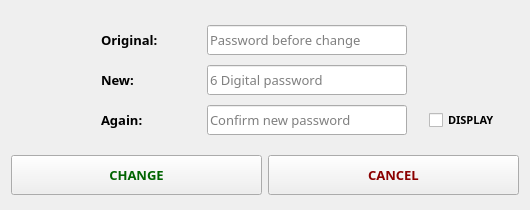
<?xml version="1.0" encoding="UTF-8"?>
<ui version="4.0">
 <class>ChangePwdDialog</class>
 <widget class="QDialog" name="ChangePwdDialog">
  <property name="geometry">
   <rect>
    <x>0</x>
    <y>0</y>
    <width>530</width>
    <height>210</height>
   </rect>
  </property>
  <property name="minimumSize">
   <size>
    <width>530</width>
    <height>210</height>
   </size>
  </property>
  <property name="maximumSize">
   <size>
    <width>535</width>
    <height>210</height>
   </size>
  </property>
  <property name="font">
   <font>
    <family>微软雅黑 Light</family>
    <pointsize>10</pointsize>
   </font>
  </property>
  <property name="windowTitle">
   <string>Change Password</string>
  </property>
  <layout class="QVBoxLayout" name="verticalLayout">
   <item>
    <spacer name="verticalSpacer_2">
     <property name="orientation">
      <enum>Qt::Vertical</enum>
     </property>
     <property name="sizeType">
      <enum>QSizePolicy::Fixed</enum>
     </property>
     <property name="sizeHint" stdset="0">
      <size>
       <width>20</width>
       <height>10</height>
      </size>
     </property>
    </spacer>
   </item>
   <item>
    <layout class="QHBoxLayout" name="horizontalLayout">
     <item>
      <spacer name="horizontalSpacer">
       <property name="orientation">
        <enum>Qt::Horizontal</enum>
       </property>
       <property name="sizeType">
        <enum>QSizePolicy::Fixed</enum>
       </property>
       <property name="sizeHint" stdset="0">
        <size>
         <width>90</width>
         <height>20</height>
        </size>
       </property>
      </spacer>
     </item>
     <item>
      <widget class="QLabel" name="lab_opwd">
       <property name="minimumSize">
        <size>
         <width>100</width>
         <height>30</height>
        </size>
       </property>
       <property name="maximumSize">
        <size>
         <width>80</width>
         <height>30</height>
        </size>
       </property>
       <property name="font">
        <font>
         <weight>75</weight>
         <bold>true</bold>
        </font>
       </property>
       <property name="text">
        <string>Original:</string>
       </property>
      </widget>
     </item>
     <item>
      <widget class="QLineEdit" name="edit_opwd">
       <property name="minimumSize">
        <size>
         <width>200</width>
         <height>30</height>
        </size>
       </property>
       <property name="maximumSize">
        <size>
         <width>200</width>
         <height>30</height>
        </size>
       </property>
       <property name="maxLength">
        <number>6</number>
       </property>
       <property name="echoMode">
        <enum>QLineEdit::Password</enum>
       </property>
       <property name="placeholderText">
        <string>Password before change</string>
       </property>
      </widget>
     </item>
     <item>
      <spacer name="horizontalSpacer_4">
       <property name="orientation">
        <enum>Qt::Horizontal</enum>
       </property>
       <property name="sizeHint" stdset="0">
        <size>
         <width>40</width>
         <height>20</height>
        </size>
       </property>
      </spacer>
     </item>
    </layout>
   </item>
   <item>
    <layout class="QHBoxLayout" name="horizontalLayout_2">
     <item>
      <spacer name="horizontalSpacer_2">
       <property name="orientation">
        <enum>Qt::Horizontal</enum>
       </property>
       <property name="sizeType">
        <enum>QSizePolicy::Fixed</enum>
       </property>
       <property name="sizeHint" stdset="0">
        <size>
         <width>90</width>
         <height>20</height>
        </size>
       </property>
      </spacer>
     </item>
     <item>
      <widget class="QLabel" name="lab_npwd">
       <property name="minimumSize">
        <size>
         <width>100</width>
         <height>30</height>
        </size>
       </property>
       <property name="maximumSize">
        <size>
         <width>80</width>
         <height>30</height>
        </size>
       </property>
       <property name="font">
        <font>
         <weight>75</weight>
         <bold>true</bold>
        </font>
       </property>
       <property name="text">
        <string>New:</string>
       </property>
      </widget>
     </item>
     <item>
      <widget class="QLineEdit" name="edit_npwd">
       <property name="minimumSize">
        <size>
         <width>200</width>
         <height>30</height>
        </size>
       </property>
       <property name="maximumSize">
        <size>
         <width>200</width>
         <height>30</height>
        </size>
       </property>
       <property name="maxLength">
        <number>6</number>
       </property>
       <property name="echoMode">
        <enum>QLineEdit::Password</enum>
       </property>
       <property name="placeholderText">
        <string>6 Digital password</string>
       </property>
      </widget>
     </item>
     <item>
      <spacer name="horizontalSpacer_5">
       <property name="orientation">
        <enum>Qt::Horizontal</enum>
       </property>
       <property name="sizeHint" stdset="0">
        <size>
         <width>40</width>
         <height>20</height>
        </size>
       </property>
      </spacer>
     </item>
    </layout>
   </item>
   <item>
    <layout class="QHBoxLayout" name="horizontalLayout_4">
     <item>
      <spacer name="horizontalSpacer_3">
       <property name="orientation">
        <enum>Qt::Horizontal</enum>
       </property>
       <property name="sizeType">
        <enum>QSizePolicy::Fixed</enum>
       </property>
       <property name="sizeHint" stdset="0">
        <size>
         <width>90</width>
         <height>20</height>
        </size>
       </property>
      </spacer>
     </item>
     <item>
      <widget class="QLabel" name="lab_rpwd">
       <property name="minimumSize">
        <size>
         <width>100</width>
         <height>30</height>
        </size>
       </property>
       <property name="maximumSize">
        <size>
         <width>80</width>
         <height>30</height>
        </size>
       </property>
       <property name="font">
        <font>
         <weight>75</weight>
         <bold>true</bold>
        </font>
       </property>
       <property name="text">
        <string>Again:</string>
       </property>
      </widget>
     </item>
     <item>
      <widget class="QLineEdit" name="edit_rpwd">
       <property name="minimumSize">
        <size>
         <width>200</width>
         <height>30</height>
        </size>
       </property>
       <property name="maximumSize">
        <size>
         <width>200</width>
         <height>30</height>
        </size>
       </property>
       <property name="maxLength">
        <number>6</number>
       </property>
       <property name="echoMode">
        <enum>QLineEdit::Password</enum>
       </property>
       <property name="placeholderText">
        <string>Confirm new password</string>
       </property>
      </widget>
     </item>
     <item>
      <spacer name="horizontalSpacer_6">
       <property name="orientation">
        <enum>Qt::Horizontal</enum>
       </property>
       <property name="sizeHint" stdset="0">
        <size>
         <width>30</width>
         <height>20</height>
        </size>
       </property>
      </spacer>
     </item>
     <item>
      <widget class="QCheckBox" name="ckb_spwd">
       <property name="minimumSize">
        <size>
         <width>90</width>
         <height>20</height>
        </size>
       </property>
       <property name="maximumSize">
        <size>
         <width>90</width>
         <height>20</height>
        </size>
       </property>
       <property name="font">
        <font>
         <pointsize>8</pointsize>
         <weight>75</weight>
         <bold>true</bold>
        </font>
       </property>
       <property name="text">
        <string>DISPLAY</string>
       </property>
      </widget>
     </item>
    </layout>
   </item>
   <item>
    <spacer name="verticalSpacer_3">
     <property name="orientation">
      <enum>Qt::Vertical</enum>
     </property>
     <property name="sizeType">
      <enum>QSizePolicy::Fixed</enum>
     </property>
     <property name="sizeHint" stdset="0">
      <size>
       <width>20</width>
       <height>10</height>
      </size>
     </property>
    </spacer>
   </item>
   <item>
    <layout class="QHBoxLayout" name="horizontalLayout_3">
     <item>
      <widget class="QPushButton" name="btn_change">
       <property name="minimumSize">
        <size>
         <width>0</width>
         <height>40</height>
        </size>
       </property>
       <property name="maximumSize">
        <size>
         <width>16777215</width>
         <height>40</height>
        </size>
       </property>
       <property name="font">
        <font>
         <weight>75</weight>
         <bold>true</bold>
        </font>
       </property>
       <property name="styleSheet">
        <string notr="true">QPushButton{color:darkGreen}</string>
       </property>
       <property name="text">
        <string>CHANGE</string>
       </property>
       <property name="autoDefault">
        <bool>false</bool>
       </property>
       <property name="default">
        <bool>false</bool>
       </property>
       <property name="flat">
        <bool>false</bool>
       </property>
      </widget>
     </item>
     <item>
      <widget class="QPushButton" name="btn_back">
       <property name="minimumSize">
        <size>
         <width>0</width>
         <height>40</height>
        </size>
       </property>
       <property name="maximumSize">
        <size>
         <width>16777215</width>
         <height>40</height>
        </size>
       </property>
       <property name="font">
        <font>
         <weight>75</weight>
         <bold>true</bold>
        </font>
       </property>
       <property name="styleSheet">
        <string notr="true">QPushButton{color:darkRed}</string>
       </property>
       <property name="text">
        <string>CANCEL</string>
       </property>
       <property name="autoDefault">
        <bool>false</bool>
       </property>
      </widget>
     </item>
    </layout>
   </item>
  </layout>
 </widget>
 <layoutdefault spacing="6" margin="11"/>
 <resources/>
 <connections/>
</ui>
